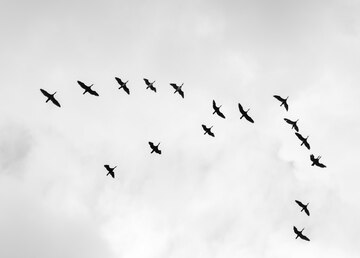
#> input picture Learning/data/bird sky.jpg, 360 x 258 px
$ python contours.py
#> lines starting #> are read from the running program, lines starting #| are printed output that depends on the picture; after the words box and inside, x2 and y2 are one past the last pixel; in counts of white or black regions, pixels touching at a corner belong together
import cv2
import numpy as np
image_path = './data/bird sky.jpg'
image = cv2.imread(image_path)
#> image is the input picture: shape (258, 360, 3); min 0, max 255, mean 229.5
image_gray = cv2.cvtColor(image, cv2.COLOR_BGR2GRAY)
ret,thresh = cv2.threshold(image_gray,127,255,cv2.THRESH_BINARY_INV)
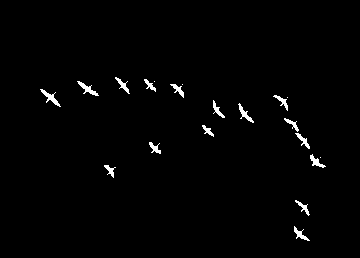
#> thresh: shape (258, 360); 1.3% white; 20 white regions (4 under 20 px)
contours,hierarchy = cv2.findContours(thresh,cv2.RETR_TREE,cv2.CHAIN_APPROX_SIMPLE)
#> contours = 20 contours, 4 with area under 20; largest, box (x1, y1, x2, y2) and area: (40, 89, 61, 107) 80, (77, 81, 99, 96) 77, (238, 103, 254, 123) 66, (310, 154, 326, 168) 61, (294, 226, 310, 241) 57
for cnt in contours:
    area = cv2.contourArea(cnt)
    #print(area)
    #cv2.drawContours(image,cnt,-1,(0,255,0),1) #Draw contours
    x1,y1,w,h = cv2.boundingRect(cnt)
    cv2.rectangle(image,(x1,y1),(x1+w,y1+h),(0,255,0),2) #Bounding with rectangle
#> this loop made 20 passes
#> (area, x1, y1, w, h) on passes 1, 2, 3, 5, 6, 7, 8, 9, 10, 11, 13, 14: (57, 294, 226, 16, 15), (46.5, 295, 200, 15, 16), (41.5, 104, 165, 12, 13), (61, 310, 154, 16, 14), (47, 149, 142, 12, 12), (54, 295, 133, 15, 16), (40, 202, 125, 12, 12), (44, 284, 118, 15, 14), (66, 238, 103, 16, 20), (49, 213, 100, 12, 18), (50, 273, 95, 15, 16), (80.5, 40, 89, 21, 18)
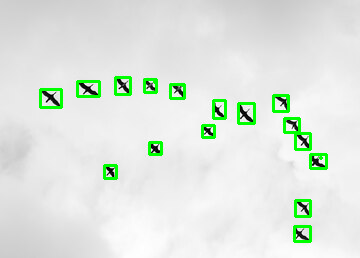
#> image: shape (258, 360, 3); 3.06% of pixels changed, all inside (x1, y1, x2, y2) = (39, 76, 328, 243)
cv2.imshow('img', image)
cv2.imshow('thresh', thresh)
cv2.waitKey(0)
cv2.destroyAllWindows()
